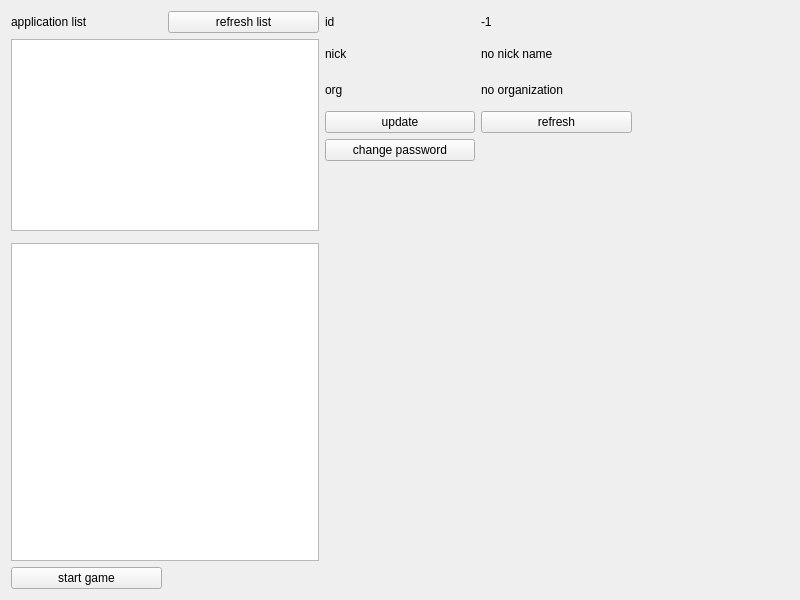
<?xml version="1.0" encoding="UTF-8"?>
<ui version="4.0">
 <class>MainWindow</class>
 <widget class="QMainWindow" name="MainWindow">
  <property name="geometry">
   <rect>
    <x>0</x>
    <y>0</y>
    <width>800</width>
    <height>600</height>
   </rect>
  </property>
  <property name="minimumSize">
   <size>
    <width>600</width>
    <height>0</height>
   </size>
  </property>
  <property name="windowTitle">
   <string>Game Hall</string>
  </property>
  <widget class="QWidget" name="centralWidget">
   <layout class="QGridLayout" name="gridLayout">
    <item row="7" column="1" colspan="2">
     <widget class="QTextBrowser" name="tb_game">
      <property name="minimumSize">
       <size>
        <width>200</width>
        <height>0</height>
       </size>
      </property>
     </widget>
    </item>
    <item row="8" column="1">
     <widget class="QPushButton" name="btn_start_game">
      <property name="text">
       <string>start game</string>
      </property>
     </widget>
    </item>
    <item row="5" column="3" rowspan="4" colspan="3">
     <widget class="JWidgetHallTalk" name="widget" native="true">
      <property name="minimumSize">
       <size>
        <width>250</width>
        <height>0</height>
       </size>
      </property>
      <property name="maximumSize">
       <size>
        <width>16777215</width>
        <height>16777215</height>
       </size>
      </property>
     </widget>
    </item>
    <item row="0" column="1">
     <widget class="QLabel" name="lab_game">
      <property name="text">
       <string>application list</string>
      </property>
     </widget>
    </item>
    <item row="1" column="1" rowspan="5" colspan="2">
     <widget class="QListWidget" name="list_game"/>
    </item>
    <item row="0" column="2">
     <widget class="QPushButton" name="btn_refresh_list">
      <property name="text">
       <string>refresh list</string>
      </property>
     </widget>
    </item>
    <item row="0" column="3">
     <widget class="QLabel" name="lab_userid">
      <property name="maximumSize">
       <size>
        <width>16777215</width>
        <height>30</height>
       </size>
      </property>
      <property name="text">
       <string>id</string>
      </property>
      <property name="scaledContents">
       <bool>true</bool>
      </property>
     </widget>
    </item>
    <item row="0" column="4">
     <widget class="QLabel" name="text_userid">
      <property name="maximumSize">
       <size>
        <width>16777215</width>
        <height>30</height>
       </size>
      </property>
      <property name="text">
       <string>-1</string>
      </property>
      <property name="scaledContents">
       <bool>true</bool>
      </property>
     </widget>
    </item>
    <item row="1" column="3">
     <widget class="QLabel" name="lab_nickname">
      <property name="maximumSize">
       <size>
        <width>16777215</width>
        <height>30</height>
       </size>
      </property>
      <property name="text">
       <string>nick</string>
      </property>
      <property name="scaledContents">
       <bool>true</bool>
      </property>
     </widget>
    </item>
    <item row="1" column="4">
     <widget class="QLabel" name="text_nickname">
      <property name="maximumSize">
       <size>
        <width>16777215</width>
        <height>30</height>
       </size>
      </property>
      <property name="text">
       <string>no nick name</string>
      </property>
      <property name="scaledContents">
       <bool>true</bool>
      </property>
     </widget>
    </item>
    <item row="2" column="3">
     <widget class="QLabel" name="lab_organization">
      <property name="maximumSize">
       <size>
        <width>16777215</width>
        <height>30</height>
       </size>
      </property>
      <property name="text">
       <string>org</string>
      </property>
      <property name="scaledContents">
       <bool>true</bool>
      </property>
     </widget>
    </item>
    <item row="2" column="4">
     <widget class="QLabel" name="text_organization">
      <property name="maximumSize">
       <size>
        <width>16777215</width>
        <height>30</height>
       </size>
      </property>
      <property name="text">
       <string>no organization</string>
      </property>
      <property name="scaledContents">
       <bool>true</bool>
      </property>
     </widget>
    </item>
    <item row="3" column="3">
     <widget class="QPushButton" name="btn_update_myuserinfo">
      <property name="text">
       <string>update</string>
      </property>
     </widget>
    </item>
    <item row="4" column="3">
     <widget class="QPushButton" name="btn_changepswd">
      <property name="text">
       <string>change password</string>
      </property>
     </widget>
    </item>
    <item row="3" column="4">
     <widget class="QPushButton" name="btn_refresh_myuserinfo">
      <property name="text">
       <string>refresh</string>
      </property>
     </widget>
    </item>
   </layout>
  </widget>
  <widget class="QMenuBar" name="menuBar">
   <property name="geometry">
    <rect>
     <x>0</x>
     <y>0</y>
     <width>800</width>
     <height>25</height>
    </rect>
   </property>
  </widget>
 </widget>
 <layoutdefault spacing="6" margin="11"/>
 <customwidgets>
  <customwidget>
   <class>JWidgetHallTalk</class>
   <extends>QWidget</extends>
   <header>gui/gamehall/jwidgethalltalk.h</header>
   <container>1</container>
  </customwidget>
 </customwidgets>
 <resources/>
 <connections/>
</ui>
